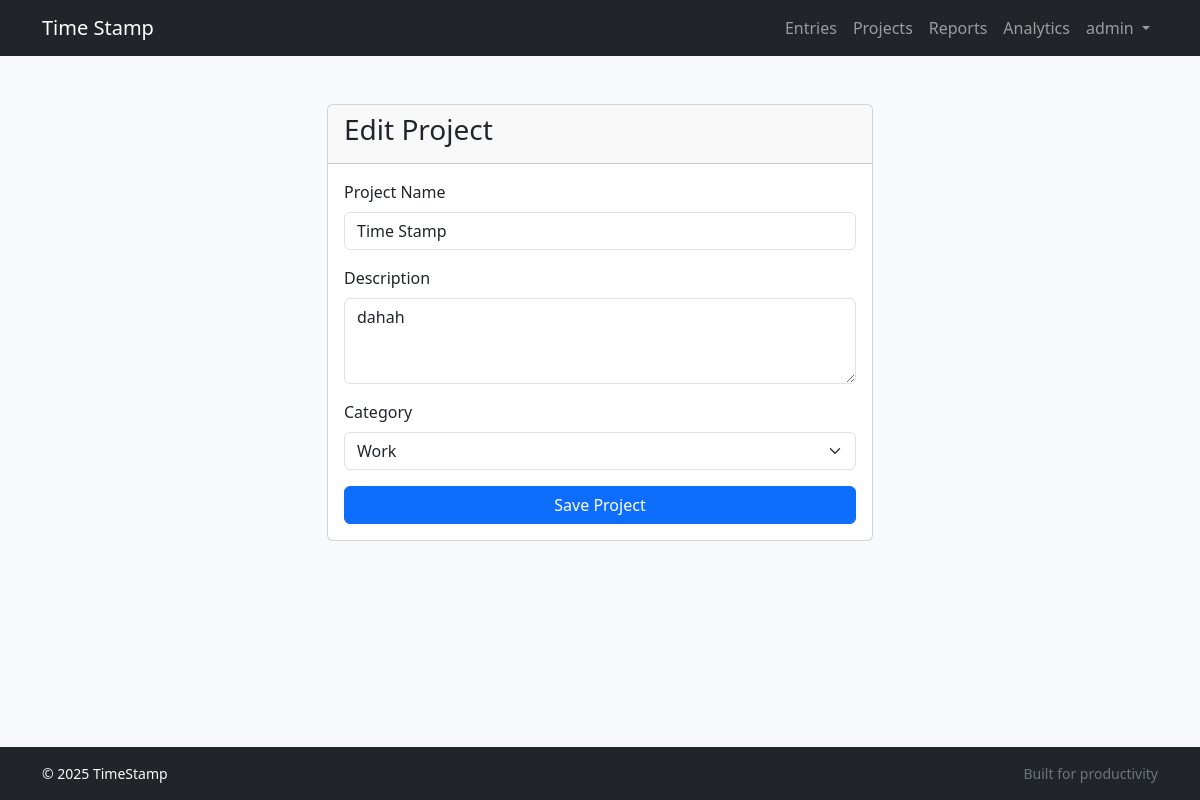
/projects/1/update/ (signed in), run on the app's committed database.
### tracker/models.py (models this page shows, shortened)
class Project(models.Model):
    user = models.ForeignKey(settings.AUTH_USER_MODEL, on_delete=models.CASCADE, related_name='projects')
    name = models.CharField(max_length=100)
    description = models.TextField(blank=True)
    CATEGORY_CHOICES = [
        ('work', 'Work'),
        ('personal', 'Personal'),
    ]
    category = models.CharField(max_length=10, choices=CATEGORY_CHOICES, default='work')
    class Meta:
        verbose_name = "Project"
        verbose_name_plural = "Projects"
        indexes = [
            models.Index(fields=['user', 'name']),
        ]

### tracker/views.py (the view)
# urls.py: path('projects/<int:pk>/update/', views.ProjectUpdateView.as_view(), name='project_update'),
class ProjectUpdateView(LoginRequiredMixin, UpdateView):
    model = Project
    form_class = ProjectForm
    template_name = 'tracker/project_form.html'
    success_url = reverse_lazy('tracker:project_list')
    def get_queryset(self):
        return super().get_queryset().filter(user=self.request.user)

### tracker/forms.py
class ProjectForm(forms.ModelForm):
    class Meta:
        model = Project
        fields = ['name', 'description', 'category']
        widgets = {
            'name': forms.TextInput(attrs={'class': 'form-control'}),
            'description': forms.Textarea(attrs={'class': 'form-control', 'rows': 3}),
            'category': forms.Select(attrs={'class': 'form-select'}),
        }

### templates/tracker/project_form.html (shortened to what this page needs)
{% extends "base.html" %}
{% block content %}
<div class="row justify-content-center">
    <div class="col-md-8 col-lg-6">
        <div class="card">
            <div class="card-header">
                <h3 class="card-title">{% if object %}Edit Project{% else %}Create a New Project{% endif %}</h3>
            </div>
            <div class="card-body">
                <form method="post">
                    <div class="mb-3">
                        <label for="{{ form.name.id_for_label }}" class="form-label">Project Name</label>
                        <input type="text" name="name" id="{{ form.name.id_for_label }}" class="form-control" value="{{ form.name.value|default:'' }}" required>
                    </div>
                    <div class="mb-3">
                        <label for="{{ form.description.id_for_label }}" class="form-label">Description</label>
                        <textarea name="description" id="{{ form.description.id_for_label }}" class="form-control" rows="3">{{ form.description.value|default:'' }}</textarea>
                    </div>
                    <div class="mb-3">
                        <label for="{{ form.category.id_for_label }}" class="form-label">Category</label>
                        <select name="category" id="{{ form.category.id_for_label }}" class="form-select">
                            <option value="work" {% if form.instance.category == 'work' or not form.instance.category %}selected{% endif %}>Work</option>
                        </select>
                    </div>
                    <button type="submit" class="btn btn-primary w-100">Save Project</button>
                </form>
            </div>
        </div>
    </div>
</div>
{% endblock %}

### templates/base.html (shortened to what this page needs)
{% load static %}
<!DOCTYPE html>
<html lang="en" class="h-100">
<head>
    <link href="https://cdn.jsdelivr.net/npm/bootstrap@5.3.2/dist/css/bootstrap.min.css" rel="stylesheet"
>
    <link rel="stylesheet" href="{% static 'css/style.css' %}">
</head>
<body class="d-flex flex-column h-100">
<nav class="navbar navbar-expand-lg navbar-dark bg-dark mb-4">
        <div class="container">
            <a class="navbar-brand" href="{% url 'tracker:home' %}">Time Stamp</a>
            <div class="collapse navbar-collapse" id="navbarNav">
                <ul class="navbar-nav ms-auto">
                    {% if user.is_authenticated %}
                        <li class="nav-item">
                            <a class="nav-link" href="{% url 'tracker:entry_list' %}">Entries</a>
                        </li>
                        <li class="nav-item">
                            <a class="nav-link" href="{% url 'tracker:project_list' %}">Projects</a>
                        </li>
                        <li class="nav-item">
                            <a class="nav-link" href="{% url 'tracker:reports' %}">Reports</a>
                        </li>
                        <li class="nav-item">
                            <a class="nav-link" href="{% url 'tracker:analytics' %}">Analytics</a>
                        </li>
                        <li class="nav-item dropdown">
                            <a class="nav-link dropdown-toggle" href="#" id="navbarDropdown" role="button" data-bs-toggle="dropdown" aria-expanded="false">
                                {{ user.username }}
                            </a>
                        </li>
                    {% endif %}
                </ul>
            </div>
        </div>
    </nav>
<main class="container py-4 flex-grow-1">
    {% block content %}{% endblock %}
</main>
<footer class="bg-dark text-light py-3 mt-auto">
  <div class="container small d-flex flex-column flex-md-row justify-content-between">
      <div>&copy; {% now "Y" %} TimeStamp</div>
      <div>
          <span class="text-secondary">Built for productivity</span>
      </div>
  </div>
</footer>
</body>
</html>

### static/css/style.css (style rules this page uses)
body { background-color: #f8f9fa; }

### data on the page
Project: name "Time Stamp", description "dahah", category "Work"

### other printed values
{{ user.username }} "admin"
